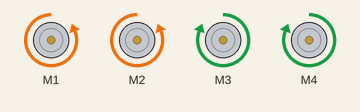
Bench run of a sketch on a simulated Arduino Uno, built with avr-gcc and run on an emulated ATmega328P. Parts: 4 × DC motor (green arrow = forward, orange = backward, longer = faster).

Above: at 0.05 s.
Timing chart, 0 to 3.0 s (numbered marks = the images above):
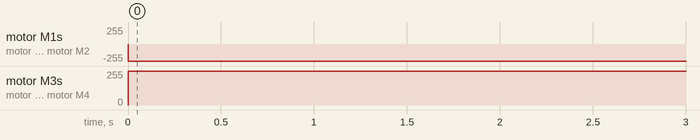

The sketch:

Car.ino
```cpp
#include <AFMotor.h>

AF_DCMotor motor1(1);
AF_DCMotor motor2(2);
AF_DCMotor motor3(3);
AF_DCMotor motor4(4);


void stopped(){
  motor1.run(RELEASE);
  motor2.run(RELEASE);
  motor3.run(RELEASE);
  motor4.run(RELEASE);
}

void straight(){
  motor1.run(BACKWARD);
  motor2.run(BACKWARD);
  motor3.run(BACKWARD);
  motor4.run(BACKWARD);
}

void back(){
  motor1.run(FORWARD);
  motor2.run(FORWARD);
  motor3.run(FORWARD);
  motor4.run(FORWARD);
}

void right(){
  motor1.run(BACKWARD);
  motor2.run(BACKWARD);
  motor3.run(FORWARD);
  motor4.run(FORWARD);
}

void left(){
  motor1.run(FORWARD);
  motor2.run(FORWARD);
  motor3.run(BACKWARD);
  motor4.run(BACKWARD);
}

void velocity(int v){
  motor1.setSpeed(v);
  motor2.setSpeed(v);
  motor3.setSpeed(v);
  motor4.setSpeed(v);
}

void setup() {
  velocity(255);
  stopped();
}

void loop() {
  right();
  delay(2500);
  stopped();
}
  /*
  delay(7800);
  straight();
  delay(11000);
  stopped();
  right();
  delay(1900);
  stopped();
 delay(2100);
  left();
  delay(2000);
  stopped();

  back();
  delay(4500);
  stopped();
  straight();
  delay(4500);
  stopped();

  delay(300000);
}
*/
```

Measured:
- by itself, motor M1, motor M2: stopped → backward 255/255 at 0.00 s
- by itself, motor M3, motor M4: stopped → forward 255/255 at 0.00 s
